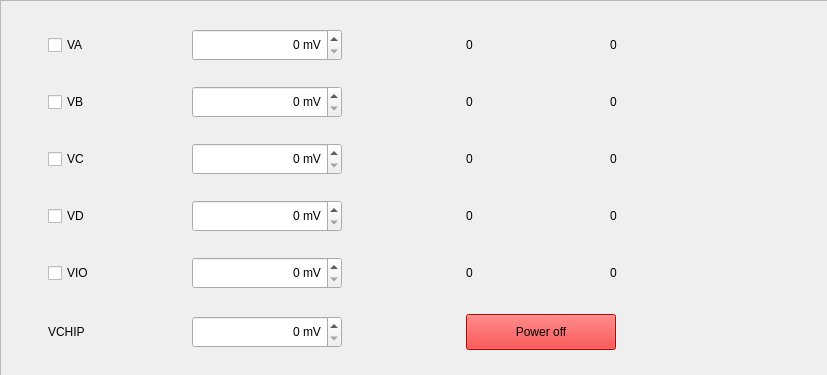
<?xml version="1.0" encoding="UTF-8"?>
<ui version="4.0">
 <class>Form</class>
 <widget class="QWidget" name="Form">
  <property name="geometry">
   <rect>
    <x>0</x>
    <y>0</y>
    <width>827</width>
    <height>375</height>
   </rect>
  </property>
  <property name="windowTitle">
   <string>Form</string>
  </property>
  <widget class="QFrame" name="frame_3">
   <property name="geometry">
    <rect>
     <x>0</x>
     <y>0</y>
     <width>841</width>
     <height>381</height>
    </rect>
   </property>
   <property name="frameShape">
    <enum>QFrame::StyledPanel</enum>
   </property>
   <property name="frameShadow">
    <enum>QFrame::Sunken</enum>
   </property>
   <layout class="QGridLayout" name="gridLayout_12">
    <item row="2" column="1">
     <widget class="QSpinBox" name="spinBoxVC">
      <property name="minimumSize">
       <size>
        <width>0</width>
        <height>32</height>
       </size>
      </property>
      <property name="maximumSize">
       <size>
        <width>150</width>
        <height>32</height>
       </size>
      </property>
      <property name="toolTip">
       <string>Only accepts value range (636 - 2468)</string>
      </property>
      <property name="alignment">
       <set>Qt::AlignRight|Qt::AlignTrailing|Qt::AlignVCenter</set>
      </property>
      <property name="suffix">
       <string> mV</string>
      </property>
      <property name="maximum">
       <number>2468</number>
      </property>
     </widget>
    </item>
    <item row="3" column="4">
     <widget class="QLabel" name="labelID">
      <property name="maximumSize">
       <size>
        <width>100</width>
        <height>16777215</height>
       </size>
      </property>
      <property name="text">
       <string>0</string>
      </property>
     </widget>
    </item>
    <item row="0" column="1">
     <widget class="QSpinBox" name="spinBoxVA">
      <property name="minimumSize">
       <size>
        <width>0</width>
        <height>32</height>
       </size>
      </property>
      <property name="maximumSize">
       <size>
        <width>150</width>
        <height>32</height>
       </size>
      </property>
      <property name="toolTip">
       <string>Only accepts value range (636 - 2468)</string>
      </property>
      <property name="alignment">
       <set>Qt::AlignRight|Qt::AlignTrailing|Qt::AlignVCenter</set>
      </property>
      <property name="specialValueText">
       <string/>
      </property>
      <property name="suffix">
       <string> mV</string>
      </property>
      <property name="minimum">
       <number>0</number>
      </property>
      <property name="maximum">
       <number>2468</number>
      </property>
      <property name="value">
       <number>0</number>
      </property>
     </widget>
    </item>
    <item row="0" column="4">
     <widget class="QLabel" name="labelIA">
      <property name="maximumSize">
       <size>
        <width>100</width>
        <height>16777215</height>
       </size>
      </property>
      <property name="text">
       <string>0</string>
      </property>
     </widget>
    </item>
    <item row="5" column="3" colspan="2">
     <widget class="QPushButton" name="pushButtonPowerOff">
      <property name="enabled">
       <bool>true</bool>
      </property>
      <property name="minimumSize">
       <size>
        <width>0</width>
        <height>36</height>
       </size>
      </property>
      <property name="maximumSize">
       <size>
        <width>150</width>
        <height>16777215</height>
       </size>
      </property>
      <property name="styleSheet">
       <string notr="true">QPushButton{background-color: red;}
QPushButton:disabled{background-color: grey;}</string>
      </property>
      <property name="text">
       <string>Power off</string>
      </property>
      <property name="checkable">
       <bool>false</bool>
      </property>
     </widget>
    </item>
    <item row="4" column="3">
     <widget class="QLabel" name="labelVIO">
      <property name="maximumSize">
       <size>
        <width>100</width>
        <height>16777215</height>
       </size>
      </property>
      <property name="text">
       <string>0</string>
      </property>
     </widget>
    </item>
    <item row="2" column="4">
     <widget class="QLabel" name="labelIC">
      <property name="maximumSize">
       <size>
        <width>100</width>
        <height>16777215</height>
       </size>
      </property>
      <property name="text">
       <string>0</string>
      </property>
     </widget>
    </item>
    <item row="2" column="0">
     <widget class="QCheckBox" name="checkBoxVC">
      <property name="maximumSize">
       <size>
        <width>100</width>
        <height>16777215</height>
       </size>
      </property>
      <property name="text">
       <string>VC</string>
      </property>
     </widget>
    </item>
    <item row="4" column="1">
     <widget class="QSpinBox" name="spinBoxVIO">
      <property name="minimumSize">
       <size>
        <width>0</width>
        <height>32</height>
       </size>
      </property>
      <property name="maximumSize">
       <size>
        <width>150</width>
        <height>32</height>
       </size>
      </property>
      <property name="toolTip">
       <string>Only accepts value range (1200 - 2468)</string>
      </property>
      <property name="alignment">
       <set>Qt::AlignRight|Qt::AlignTrailing|Qt::AlignVCenter</set>
      </property>
      <property name="suffix">
       <string> mV</string>
      </property>
      <property name="maximum">
       <number>2468</number>
      </property>
     </widget>
    </item>
    <item row="5" column="1">
     <widget class="QSpinBox" name="spinBoxVChip">
      <property name="minimumSize">
       <size>
        <width>0</width>
        <height>32</height>
       </size>
      </property>
      <property name="maximumSize">
       <size>
        <width>150</width>
        <height>32</height>
       </size>
      </property>
      <property name="toolTip">
       <string>Only accepts value range (1200 - 2468)</string>
      </property>
      <property name="alignment">
       <set>Qt::AlignRight|Qt::AlignTrailing|Qt::AlignVCenter</set>
      </property>
      <property name="suffix">
       <string> mV</string>
      </property>
      <property name="maximum">
       <number>2468</number>
      </property>
     </widget>
    </item>
    <item row="1" column="0">
     <widget class="QCheckBox" name="checkBoxVB">
      <property name="maximumSize">
       <size>
        <width>100</width>
        <height>16777215</height>
       </size>
      </property>
      <property name="text">
       <string>VB</string>
      </property>
     </widget>
    </item>
    <item row="4" column="4">
     <widget class="QLabel" name="labelIIO">
      <property name="maximumSize">
       <size>
        <width>100</width>
        <height>16777215</height>
       </size>
      </property>
      <property name="text">
       <string>0</string>
      </property>
     </widget>
    </item>
    <item row="1" column="3">
     <widget class="QLabel" name="labelVB">
      <property name="maximumSize">
       <size>
        <width>100</width>
        <height>16777215</height>
       </size>
      </property>
      <property name="text">
       <string>0</string>
      </property>
     </widget>
    </item>
    <item row="0" column="0">
     <widget class="QCheckBox" name="checkBoxVA">
      <property name="maximumSize">
       <size>
        <width>100</width>
        <height>16777215</height>
       </size>
      </property>
      <property name="text">
       <string>VA</string>
      </property>
     </widget>
    </item>
    <item row="3" column="3">
     <widget class="QLabel" name="labelVD">
      <property name="maximumSize">
       <size>
        <width>100</width>
        <height>16777215</height>
       </size>
      </property>
      <property name="text">
       <string>0</string>
      </property>
     </widget>
    </item>
    <item row="3" column="0">
     <widget class="QCheckBox" name="checkBoxVD">
      <property name="maximumSize">
       <size>
        <width>100</width>
        <height>16777215</height>
       </size>
      </property>
      <property name="text">
       <string>VD</string>
      </property>
     </widget>
    </item>
    <item row="5" column="0">
     <widget class="QLabel" name="label_136">
      <property name="maximumSize">
       <size>
        <width>100</width>
        <height>16777215</height>
       </size>
      </property>
      <property name="text">
       <string>VCHIP</string>
      </property>
     </widget>
    </item>
    <item row="2" column="3">
     <widget class="QLabel" name="labelVC">
      <property name="maximumSize">
       <size>
        <width>100</width>
        <height>16777215</height>
       </size>
      </property>
      <property name="text">
       <string>0</string>
      </property>
     </widget>
    </item>
    <item row="3" column="1">
     <widget class="QSpinBox" name="spinBoxVD">
      <property name="minimumSize">
       <size>
        <width>0</width>
        <height>32</height>
       </size>
      </property>
      <property name="maximumSize">
       <size>
        <width>150</width>
        <height>32</height>
       </size>
      </property>
      <property name="toolTip">
       <string>Only accepts value range (636 - 2468)</string>
      </property>
      <property name="alignment">
       <set>Qt::AlignRight|Qt::AlignTrailing|Qt::AlignVCenter</set>
      </property>
      <property name="suffix">
       <string> mV</string>
      </property>
      <property name="maximum">
       <number>2468</number>
      </property>
     </widget>
    </item>
    <item row="4" column="0">
     <widget class="QCheckBox" name="checkBoxVIO">
      <property name="maximumSize">
       <size>
        <width>100</width>
        <height>16777215</height>
       </size>
      </property>
      <property name="text">
       <string>VIO</string>
      </property>
     </widget>
    </item>
    <item row="1" column="4">
     <widget class="QLabel" name="labelIB">
      <property name="maximumSize">
       <size>
        <width>100</width>
        <height>16777215</height>
       </size>
      </property>
      <property name="text">
       <string>0</string>
      </property>
     </widget>
    </item>
    <item row="0" column="2">
     <spacer name="horizontalSpacer_12">
      <property name="orientation">
       <enum>Qt::Horizontal</enum>
      </property>
      <property name="sizeType">
       <enum>QSizePolicy::Fixed</enum>
      </property>
      <property name="sizeHint" stdset="0">
       <size>
        <width>80</width>
        <height>20</height>
       </size>
      </property>
     </spacer>
    </item>
    <item row="0" column="3">
     <widget class="QLabel" name="labelVA">
      <property name="maximumSize">
       <size>
        <width>100</width>
        <height>16777215</height>
       </size>
      </property>
      <property name="text">
       <string>0</string>
      </property>
     </widget>
    </item>
    <item row="1" column="1">
     <widget class="QSpinBox" name="spinBoxVB">
      <property name="minimumSize">
       <size>
        <width>0</width>
        <height>32</height>
       </size>
      </property>
      <property name="maximumSize">
       <size>
        <width>150</width>
        <height>32</height>
       </size>
      </property>
      <property name="toolTip">
       <string>Only accepts value range (636 - 2468)</string>
      </property>
      <property name="alignment">
       <set>Qt::AlignRight|Qt::AlignTrailing|Qt::AlignVCenter</set>
      </property>
      <property name="suffix">
       <string> mV</string>
      </property>
      <property name="maximum">
       <number>2468</number>
      </property>
     </widget>
    </item>
    <item row="0" column="5">
     <spacer name="horizontalSpacer_22">
      <property name="orientation">
       <enum>Qt::Horizontal</enum>
      </property>
      <property name="sizeType">
       <enum>QSizePolicy::Fixed</enum>
      </property>
      <property name="sizeHint" stdset="0">
       <size>
        <width>80</width>
        <height>20</height>
       </size>
      </property>
     </spacer>
    </item>
   </layout>
  </widget>
 </widget>
 <resources/>
 <connections/>
</ui>
